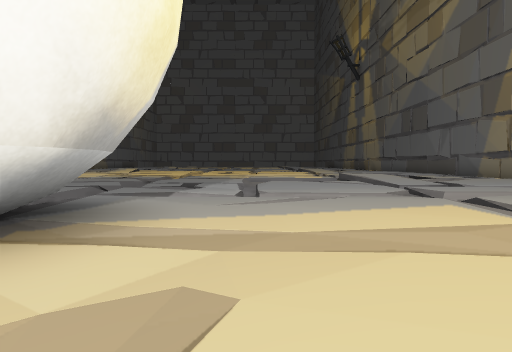
View 1 (above)

24 first-person views from a walk through a 3-D level made in the Unity game engine. The camera is 0.26 m above the floor, tilts 2° down and sees 70° across. The floor is counted in squares, 0.5 m on a side. Each view is taken from the middle of a square. On the plan, view 1 faces up. The plan holds only what a view shows up to about 9 squares ahead; the rest is blank. The place goes on beyond the plan. The player is left out. Some surface patterns are stand-ins.

View 2
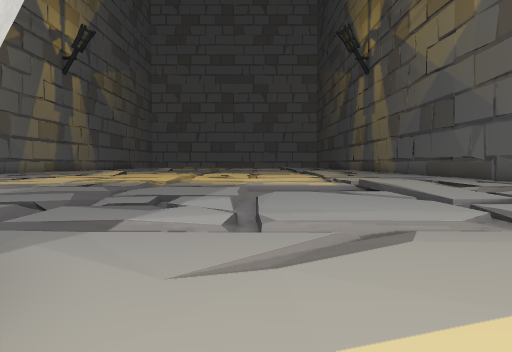

View 3
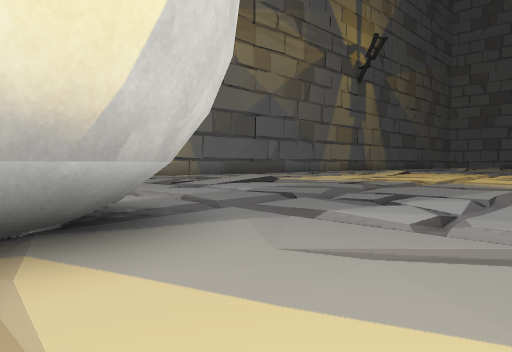

View 4
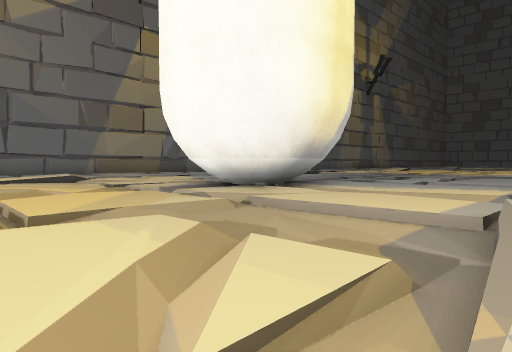

View 5
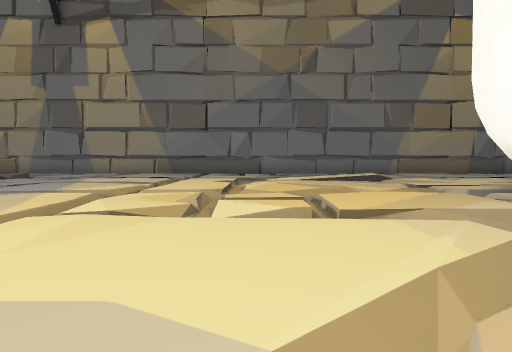

View 6
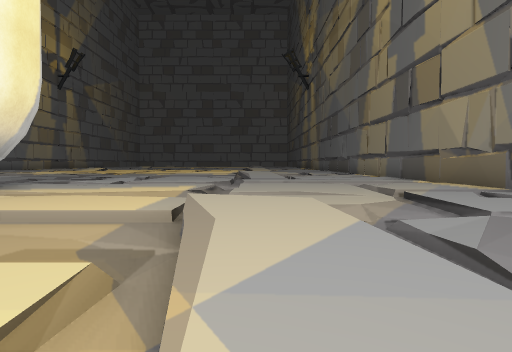

View 7
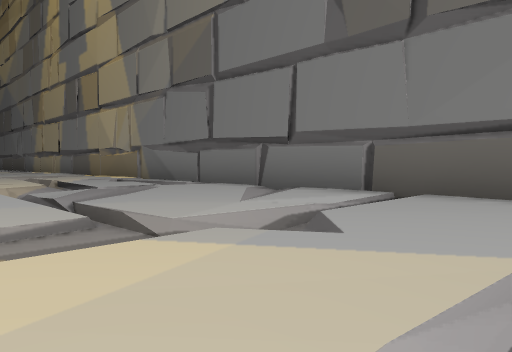

View 8
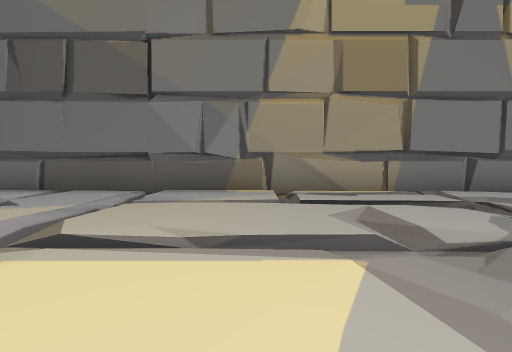

View 9
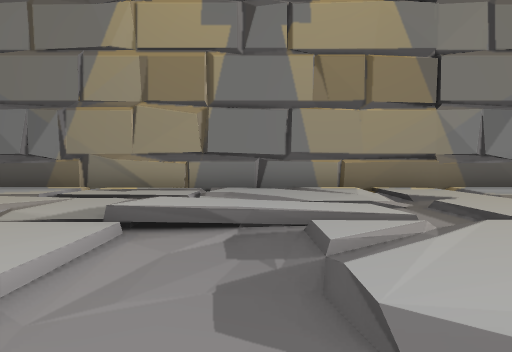

View 10
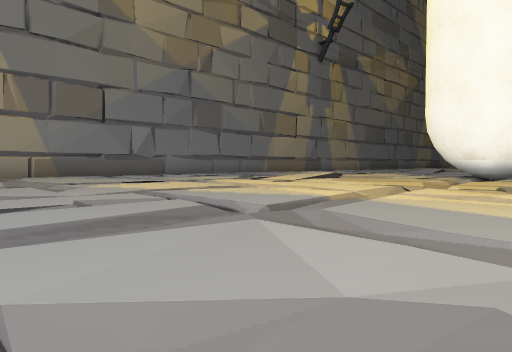

View 11
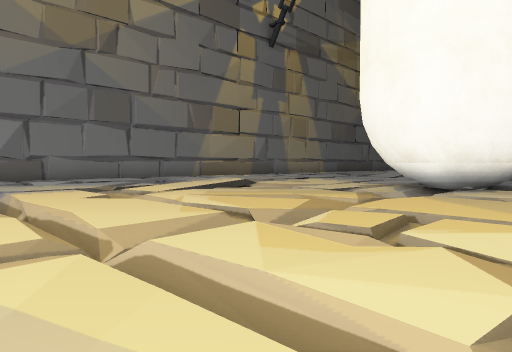

View 12
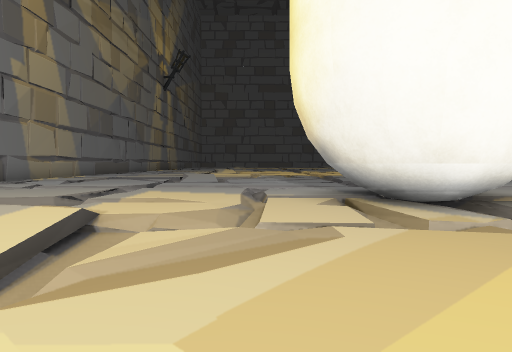

View 13
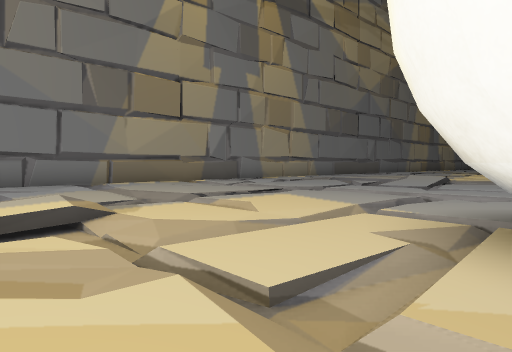

View 14
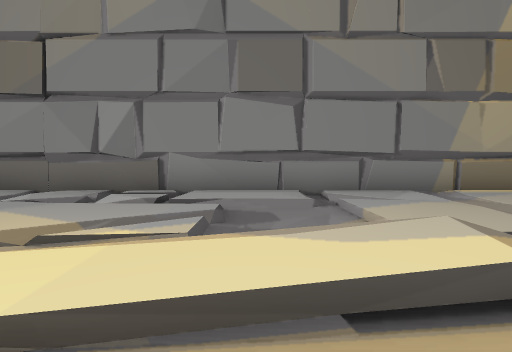

View 15
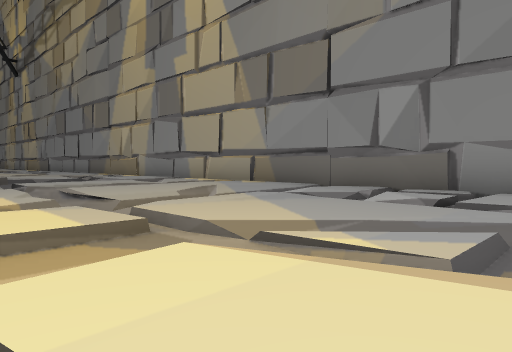

View 16
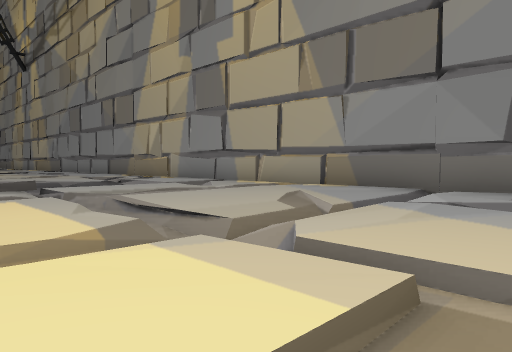

View 17
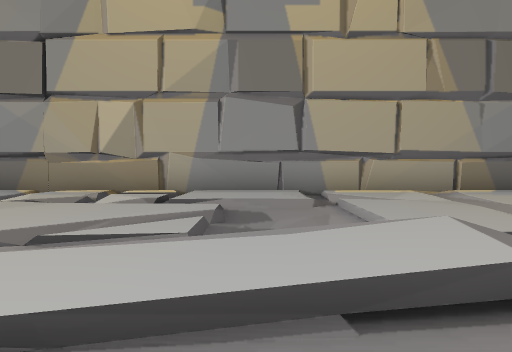

View 18
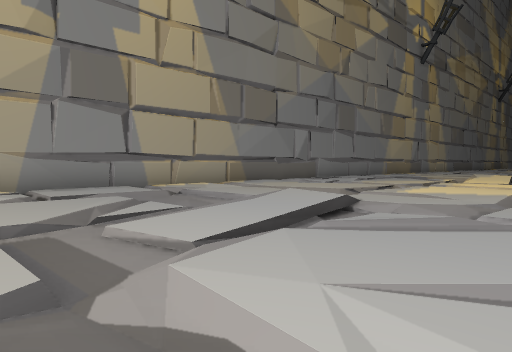

View 19
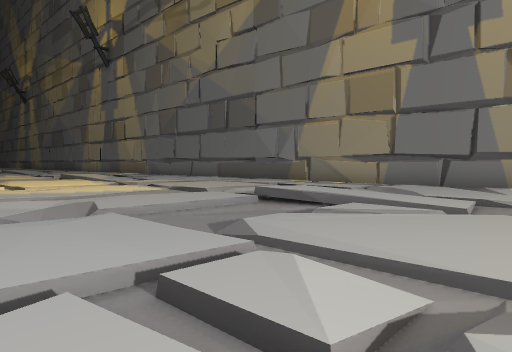

View 20
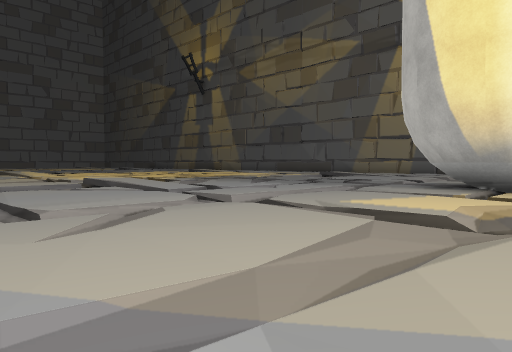

View 21
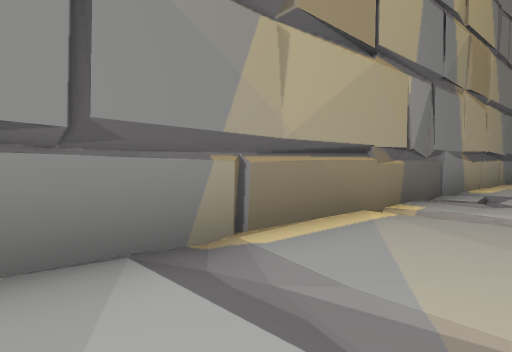

View 22
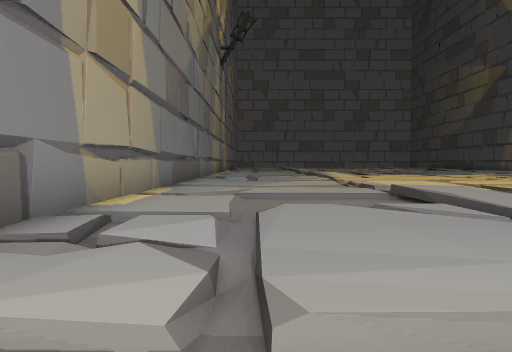

View 23
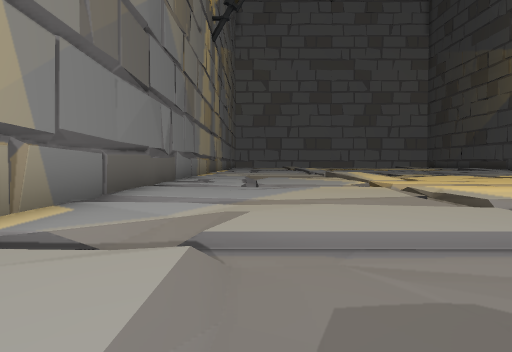

View 24
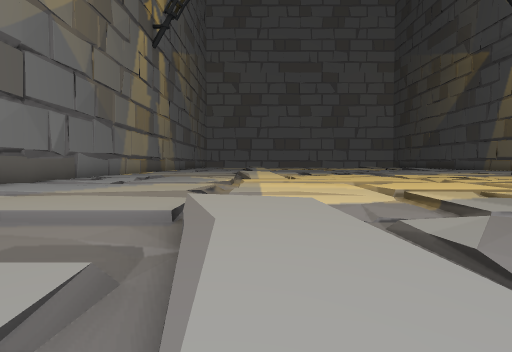

### Floor plan
Key: @ floor where view 1 was taken; # wall or solid block; . main floor; : floor 0.05 m higher than the main floor; - floor 0.05 m lower than the main floor; _ floor 0.1 m lower than the main floor; / step, stairs or slope; = window, fence, low wall or low ledge; C capsule.
Columns run from 12 left of view 1 to 7 right of it. Each row starts with its distance up from view 1.
 17 #.-..  ..
 16 # .........
 15 #=__///=_ /
 14 #......-...
 13 #......-....
 12 #......-....
 11 #...#..-......   -.
 10 #----: --- ----: --
  9 #.---:-...=.-  :-..
  8 #.-...-.. ..-...-..
  7 #.-..--.....-..--.
  6 # .................#
  5 #=__///== /=__///=_#
  4 #......-.CC......-.#
  3 #......-CCCC.....-.#
  2 #......-CCCC.....-.#
  1 #...#..-.CC...  .-.#
  0 #----: --##-@--: --#
 -1 #.---:-...=.---:-..#
 -2 #.-...-.. ..-...-..#
 -3 #.-..--.....-..--..#
 -4 # .................#
 -5 #=__///=_#/=__ //=_#
 -6 #......-.........-.#
 -7 #......-.........-.#
 -8 #......-.........-.#
 -9 #...#..-......#..-.#
-10 #----: --- ----: --#
-11 #.---:-..  .---:-..#
-12 #.-...-.. ..-...-..#
-13 #.-..--.. ..-..--..#
-14 # .. .... . .. ....#
-15 #=              /==#

Positions as (right, up) in squares from view 1, and headings:
1: (0, 0), facing up
2: (0, 2), facing up
3: (1, 2), facing up-left
4: (3, -3), facing up-left
5: (3, -3), facing left
6: (3, -3), facing up
7: (3, -5), facing up-right
8: (0, -7), facing right
9: (-1, -11), facing right
10: (0, -10), facing up-left
11: (0, -6), facing up-left
12: (-5, -3), facing up
13: (-3, -1), facing up-left
14: (-5, -1), facing left
15: (-6, -1), facing down-left
16: (-6, -3), facing down-left
17: (-5, -11), facing left
18: (-4, -14), facing up-left
19: (-2, -14), facing up-right
20: (-11, 1), facing up-right
21: (-10, 1), facing up-left
22: (-10, 4), facing up
23: (-10, 8), facing up
24: (-7, 7), facing up
